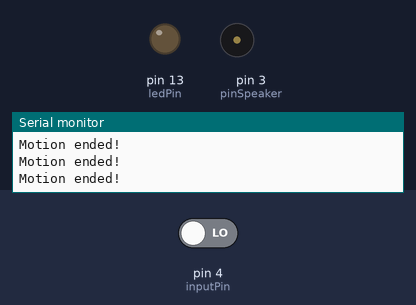
The sketch below on a simulated Arduino Uno, built with avr-gcc and run on an emulated ATmega328P. On the bench: output pins drawn as LEDs (lit = HIGH), buzzer (waves = sounding), the last lines printed to the serial monitor. The test bench sets the inputs (shaded band); at power-on: pin 4 (inputPin) LOW.

Above: at 11.2 s.
11.3 s: pin 4 (inputPin) driven HIGH
At 12.2 s:
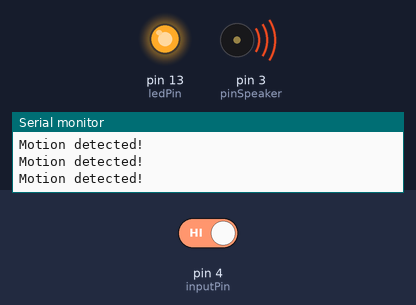
13.0 s: pin 4 (inputPin) driven LOW
At 13.3 s:
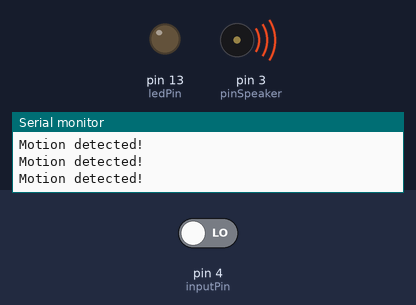
Timing chart, 0 to 16.0 s (numbered marks = the images above; inputs shaded):
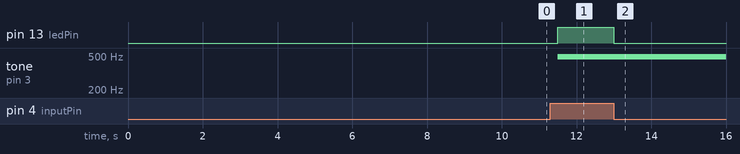

The sketch:

Chongtrom.ino
```cpp
int ledPin = 13;        // chọn chân 13 báo hiệu LED
int inputPin = 4;       // chọn ngõ tín hiệu vào cho PIR
int pirState = LOW;     // Bắt đầu với không có báo động
int val = 0;
int pinSpeaker = 3;    //chọn chân cho chuông khi có đột nhập

void setup()
{
  pinMode(ledPin, OUTPUT);
  pinMode(inputPin, INPUT);
  pinMode(pinSpeaker, OUTPUT);
  Serial.begin(9600);
 delay(10000);
}

void loop()
{
  val = digitalRead(inputPin);    // đọc giá trị đầu vào.
  if (val == HIGH)                // nếu giá trị ở mức cao.(1)
  {
    digitalWrite(ledPin, HIGH); // LED On
   // playTone(300, 160);         // thời gian chuông kêu
    analogWrite(3,100);
    delay(150);
      Serial.println("Motion detected!");
  }
  else
  {
    digitalWrite(ledPin, LOW);
    playTone(0, 0);
    delay(300);
 analogWrite(3,0);
      Serial.println("Motion ended!");

  }
}

void playTone(long duration, int freq)
{
  duration *= 1000;
  int period = (1.0 / freq) * 1000000;
  long elapsed_time = 0;
  while (elapsed_time < duration)
  {
    digitalWrite(pinSpeaker,HIGH);
    delayMicroseconds(period / 2);
    digitalWrite(pinSpeaker, LOW);
    delayMicroseconds(period / 2);
    elapsed_time += (period);
  }
}
```

Measured:
- after the input at 11.3 s, pin 13 (ledPin): LOW → HIGH after 0.20 s; tone on pin 3 (pinSpeaker): silent → 490 Hz after 0.20 s
- after the input at 13.0 s, pin 13 (ledPin): HIGH → LOW at once
